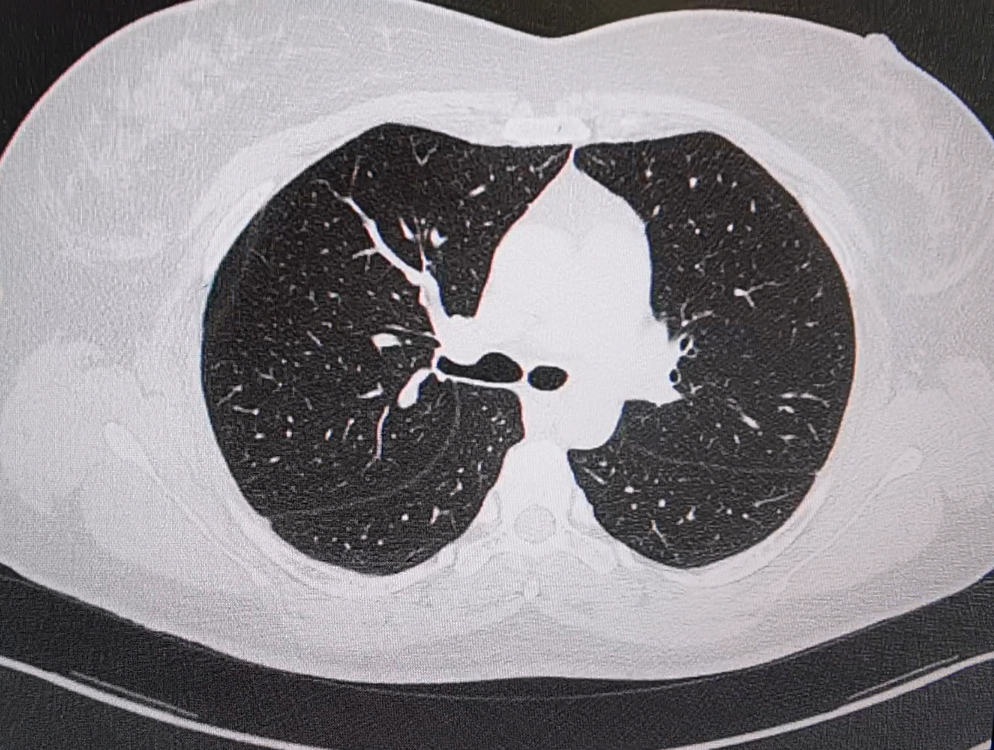
#> input picture ct.jpg, 994 x 750 px
$ python democt.py
#> lines starting #> are read from the running program, lines starting #| are printed output that depends on the picture; after the words box and inside, x2 and y2 are one past the last pixel; in counts of white or black regions, pixels touching at a corner belong together
import cv2 as cv
import matplotlib.pyplot as plt
import numpy as np
import os

def watershed():
    root = os.getcwd() # 获取当前工作目录

    # 构建图像文件的完整路径
    # 确保 'ct.jpg' 文件在脚本运行的同一目录下，
    # 或者如果它在子文件夹中，比如 'demoImages'，则路径应为 os.path.join('demoImages', 'ct.jpg')
    imgPath = os.path.join('ct.jpg')

    # 1. **首先读取图像**
    img_original = cv.imread(imgPath)
#> img_original is the input picture: shape (750, 994, 3); mean B, G, R 140.2, 136.2, 139.8

    # **关键检查：确保图片成功加载**
    if img_original is None:
        print(f"错误：无法加载图像。请检查路径是否正确：{imgPath}")
        print("请确认 'ct.jpg' 文件是否存在于脚本运行的目录中。")
        return # 如果图片加载失败，则退出函数，避免后续错误

    # 2. **然后对读取到的图像进行裁剪**
    # 注意：新的裁剪范围是 [10:700, 10:900]，请确保这个范围适合你的CT图像尺寸
    img_cropped = img_original[10:700, 10:900]

    # 检查裁剪后的图像是否有效（避免裁剪出空图像）
    if img_cropped.shape[0] == 0 or img_cropped.shape[1] == 0:
        print("错误：裁剪后的图像为空。请检查裁剪范围是否超出了原始图像尺寸。")
        print(f"原始图像尺寸：{img_original.shape}")
        return

    # 将裁剪后的图像从BGR颜色空间转换为RGB颜色空间，用于Matplotlib显示
    imgRGB = cv.cvtColor(img_cropped, cv.COLOR_BGR2RGB)
    # 将裁剪后的图像转换为灰度图像，用于后续的分水岭处理
    img_gray = cv.cvtColor(img_cropped, cv.COLOR_BGR2GRAY)

    # 创建第一个Matplotlib图形窗口，用于展示中间处理结果
    plt.figure(figsize=(15, 10)) # 调整图表大小以便更好地显示所有子图

    plt.subplot(231)
    plt.imshow(img_gray, cmap='gray') # 显示裁剪后的灰度图像
    plt.title('1. Cropped Gray Image')

    plt.subplot(232)
    # 对灰度图像进行反向二值化处理 (THRESH_BINARY_INV)
    # 阈值120可能需要根据CT图像的亮度/对比度进行调整，以更好地分离肺部区域
    _, imgThreshold = cv.threshold(img_gray, 120, 255, cv.THRESH_BINARY_INV)
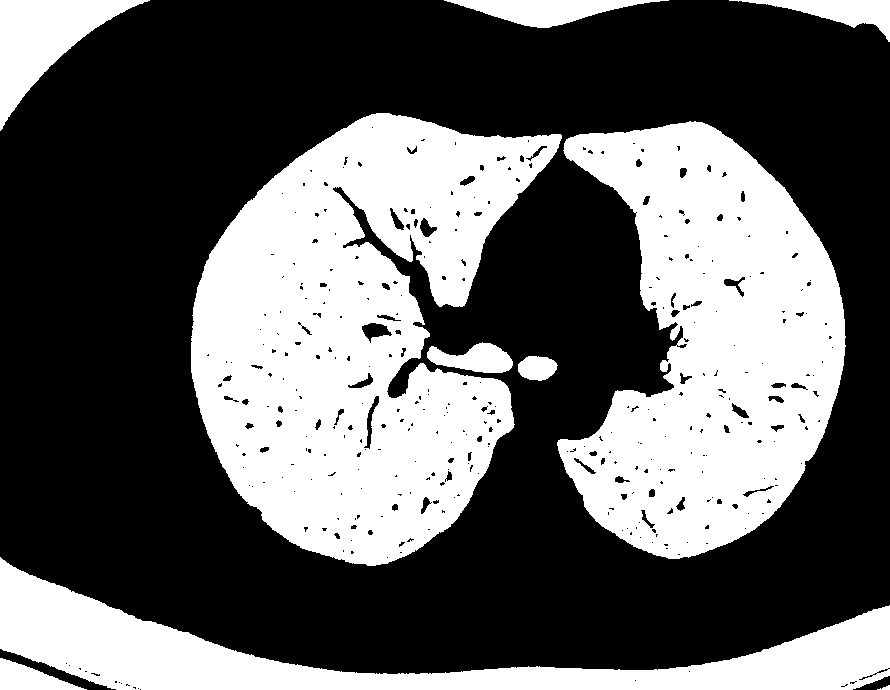
#> imgThreshold: shape (690, 890); 38.2% white; 10 white regions, largest, box (x1, y1, x2, y2) and area: (191, 113, 562, 566) 102681, (557, 121, 846, 559) 78016, (0, 557, 890, 690) 36630
    plt.imshow(imgThreshold, cmap='gray') # 显示二值化后的图像
    plt.title('2. Binary Threshold (INV)')

    plt.subplot(233)
    kernel = np.ones((3,3), np.uint8) # 定义一个3x3的核
    # 对二值化图像进行膨胀操作，连接前景区域或填充小孔
    imgDilate = cv.morphologyEx(imgThreshold, cv.MORPH_DILATE, kernel)
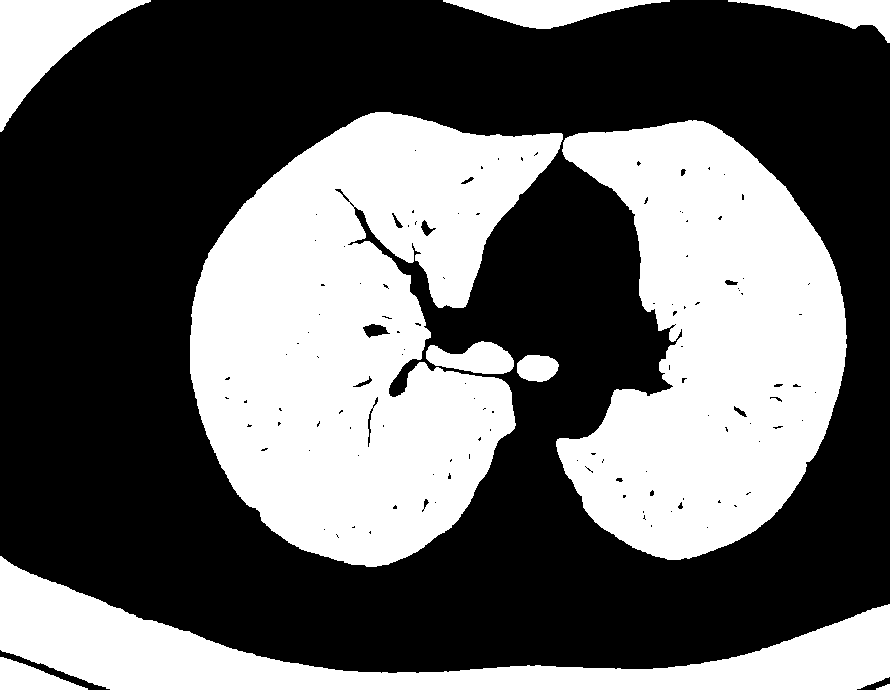
#> imgDilate: shape (690, 890); 40% white; 10 white regions, largest, box (x1, y1, x2, y2) and area: (190, 112, 563, 567) 107547, (556, 120, 847, 560) 81595, (0, 556, 890, 690) 38059
    plt.imshow(imgDilate, cmap='gray') # 显示膨胀后的图像
    plt.title('3. Dilated Image')

    plt.subplot(234)
    # 计算距离变换，用于找到前景物体的中心区域
    distTrans = cv.distanceTransform(imgDilate, cv.DIST_L2, 5)
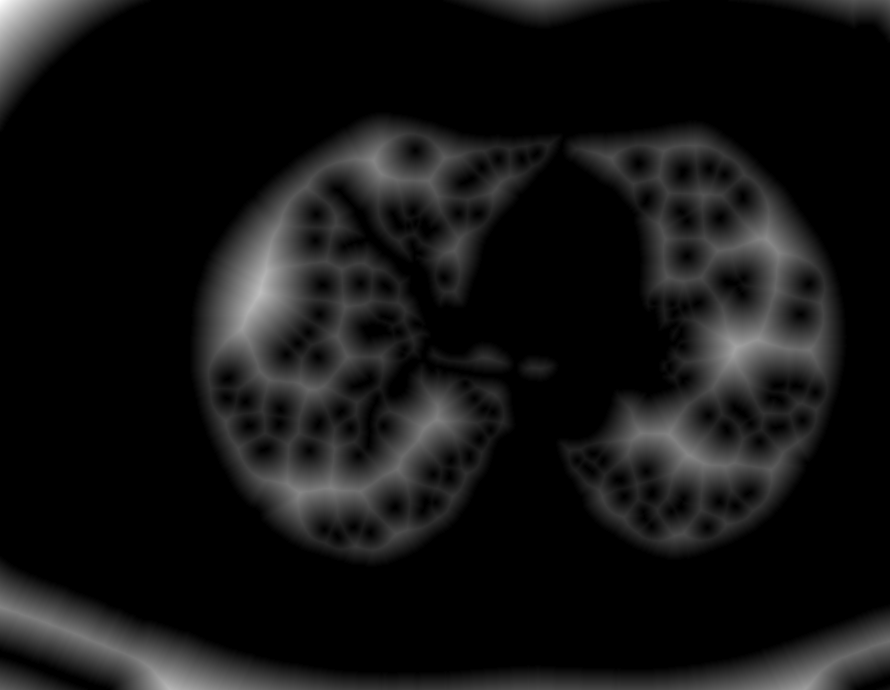
#> distTrans: shape (690, 890) float32; min 0, max 83.4, mean 6.4; drawn with min black and max white
    plt.imshow(distTrans, cmap='jet') # 用jet颜色映射显示距离变换结果
    plt.title('4. Distance Transform')

    plt.subplot(235)
    # 对距离变换结果进行二值化，提取前景标记
    # 阈值15可能需要根据具体图像和预期分割对象的大小进行调整
    _, distThresh = cv.threshold(distTrans, 15, 255, cv.THRESH_BINARY)
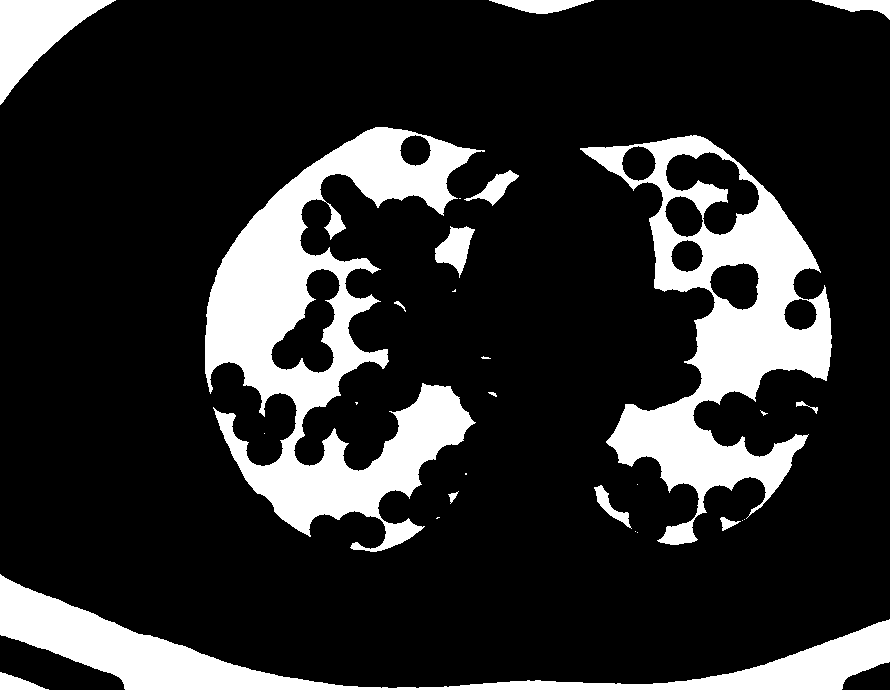
#> distThresh: shape (690, 890) float32; 17.7% white; 28 white regions (13 under 20 px), largest, box (x1, y1, x2, y2) and area: (205, 127, 485, 552) 43601, (580, 135, 832, 545) 33783, (0, 574, 890, 690) 21668
    plt.imshow(distThresh, cmap='gray') # 显示前景标记
    plt.title('5. Distance Threshold (Markers)')

    plt.subplot(236)
    # 将标记图像转换为uint8类型
    distThresh_uint8 = np.uint8(distThresh) # 使用新的变量名，避免混淆
    # 查找连通组件，为每个独立区域分配一个唯一的标签
    _, labels = cv.connectedComponents(distThresh_uint8)
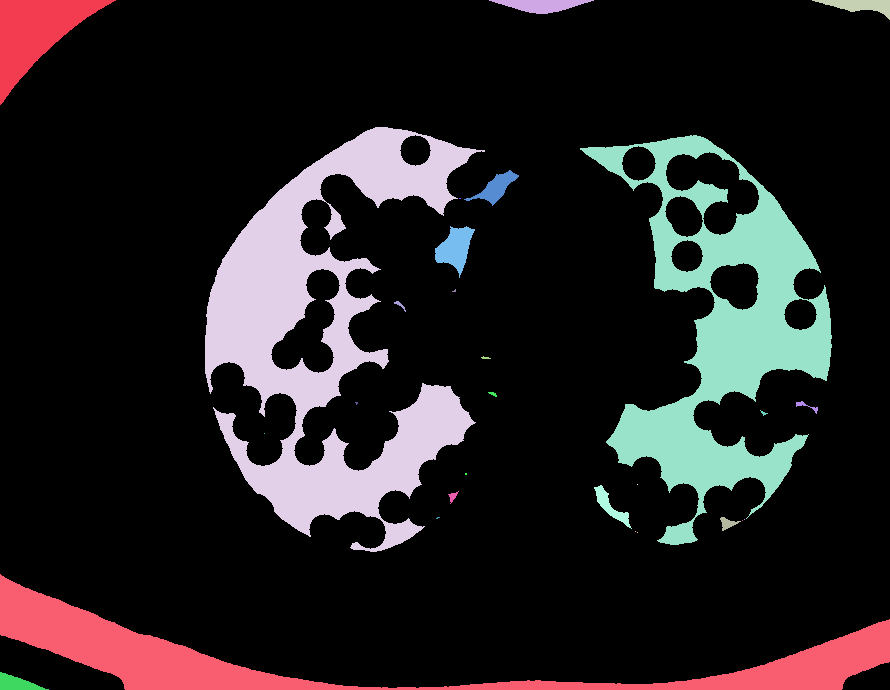
#> labels: shape (690, 890) int32; 29 distinct labels, from 0 to 28; one colour per label, 0 black
    plt.imshow(labels, cmap='nipy_spectral') # 显示连通组件标签
    plt.title('6. Connected Components (Pre-Watershed Markers)')
    plt.tight_layout() # 调整子图布局，避免重叠

    # 创建第二个Matplotlib图形窗口，用于展示分水岭算法的最终结果
    plt.figure(figsize=(12, 6))

    plt.subplot(121)
    # 执行分水岭算法
    # 注意：cv.watershed 需要一个3通道的彩色图像作为第一个参数（imgRGB）
    # 和一个标记图像作为第二个参数（labels）
    # 分水岭算法会修改传入的labels数组，将其分割为不同的区域和边界
    labels_watershed = cv.watershed(imgRGB, labels.copy()) # 使用labels的副本，避免修改原始labels
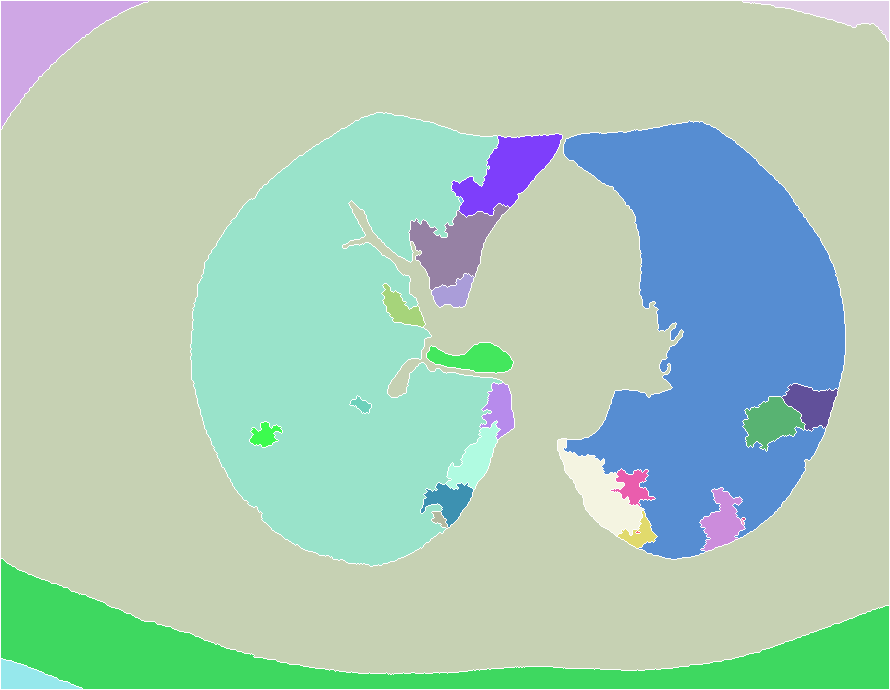
#> labels_watershed: shape (690, 890) int32; 29 distinct labels, from -1 to 28; one colour per label, 0 black, -1 white
    plt.imshow(labels_watershed, cmap='nipy_spectral')
    plt.title('Watershed Segmentation Result')

    plt.subplot(122)
    # 将分水岭线标记为红色
    # 分水岭算法会将分水岭线标记为-1
    imgRGB_with_lines = imgRGB.copy() # 创建imgRGB的副本，避免修改原始图像
    imgRGB_with_lines[labels_watershed == -1] = [255, 0, 0] # 将分水岭线像素设置为红色
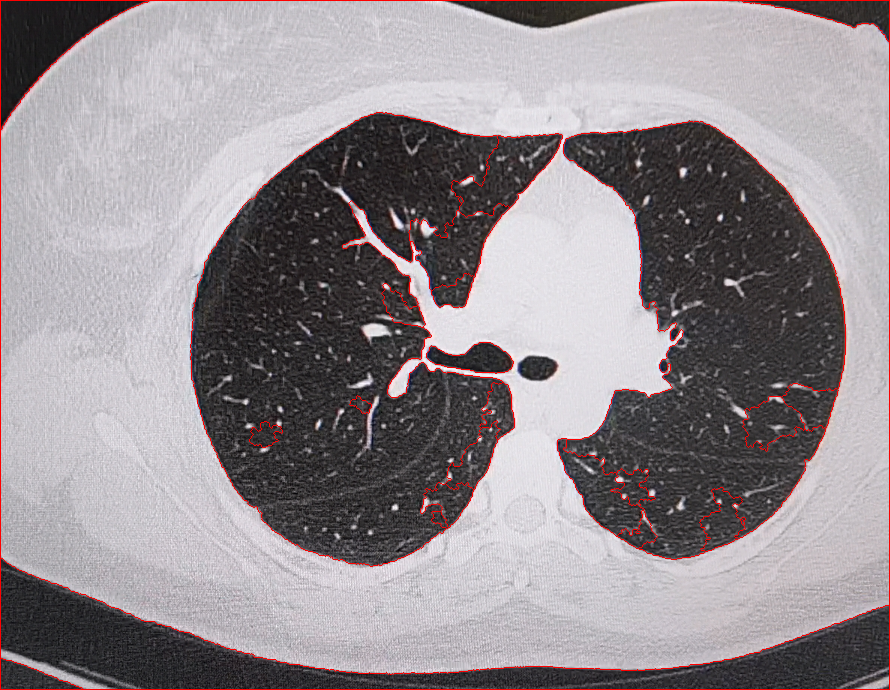
#> imgRGB_with_lines: shape (690, 890, 3); mean R, G, B 148, 140.4, 144.5
    plt.imshow(imgRGB_with_lines)
    plt.title('Original Image with Watershed Lines')
    plt.tight_layout()

    plt.show() # 显示所有图形窗口

if __name__ == '__main__':
    watershed()
